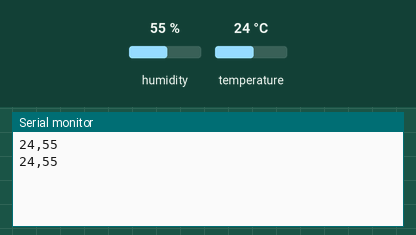
Simulated run of this sketch. Board: Arduino Uno, built with avr-gcc and run on an emulated ATmega328P. Parts: the last lines printed to the serial monitor. Inputs (shaded band) come from the test bench; at power-on: humidity 55 %, temperature 24 °C.

Above: at 2.8 s.
2.9 s: humidity set to 22 %
At 4.5 s:
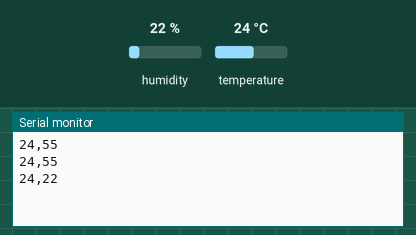
5.6 s: temperature set to 12 °C
At 6.9 s:
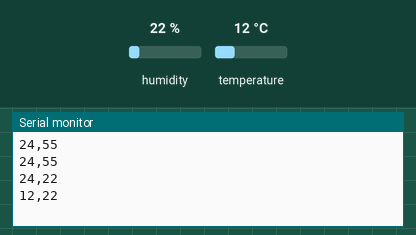
8.3 s: humidity set to 40 %
At 10.5 s:
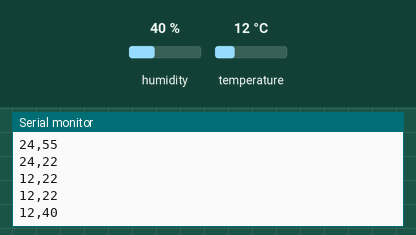
Timing chart, 0 to 12.0 s (numbered marks = the images above; inputs shaded):
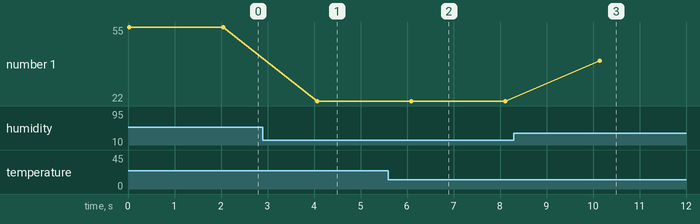

The sketch:

sketch_jan18a.ino
```cpp
#include <SimpleDHT.h>
int pinDHT11 = 2;
SimpleDHT11 dht11(pinDHT11);

void setup() {
  Serial.begin(115200);
}

void loop() {
  byte temperature = 0;
  byte humidity = 0;

  if (dht11.read(&temperature, &humidity, NULL) == SimpleDHTErrSuccess) {
    int temp = (int)temperature;
    int humid = (int)humidity;

    // 유효한 범위인지 확인
    if (temp >= 0 && temp <= 50 && humid >= 0 && humid <= 100) {
      Serial.print(temp);
      Serial.print(",");
      Serial.println(humid);
    }
  }

  delay(2000);  // 2초 대기
}
```

Measured:
- after the input at 2.9 s, the serial monitor: prints a new line after 1.2 s (image 1)
- after the input at 5.6 s, the serial monitor: prints a new line after 0.49 s (image 2)
- after the input at 8.3 s, the serial monitor: prints a new line after 1.8 s (image 3)
- plotted number 1: 55 → 22 after the input at 2.9 s, 22 → 40 after the input at 8.3 s
